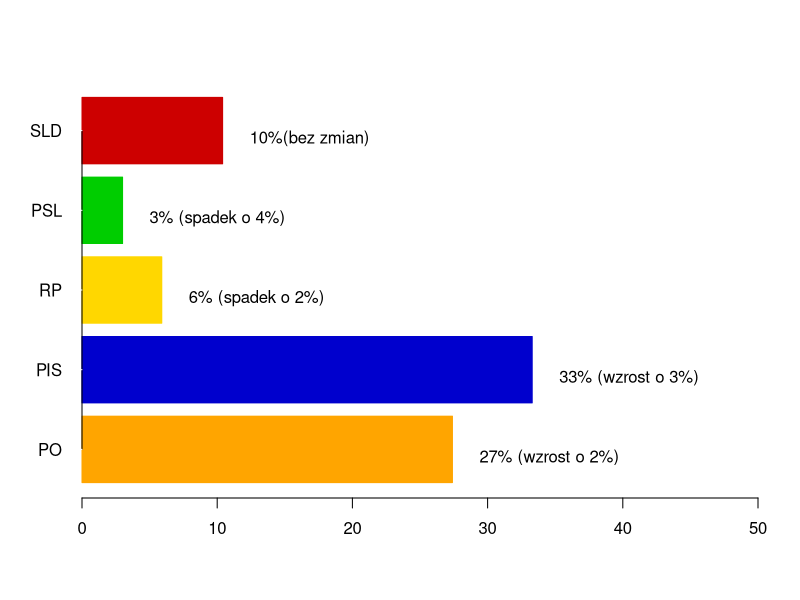
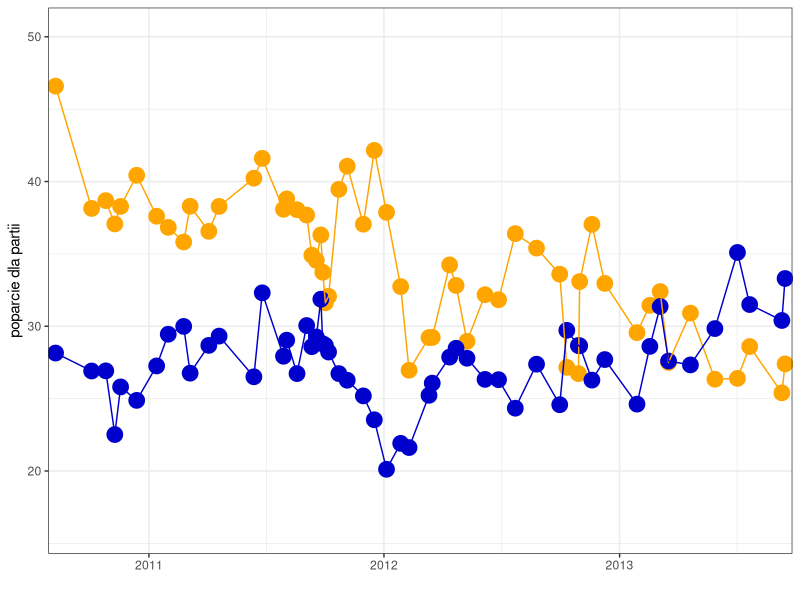
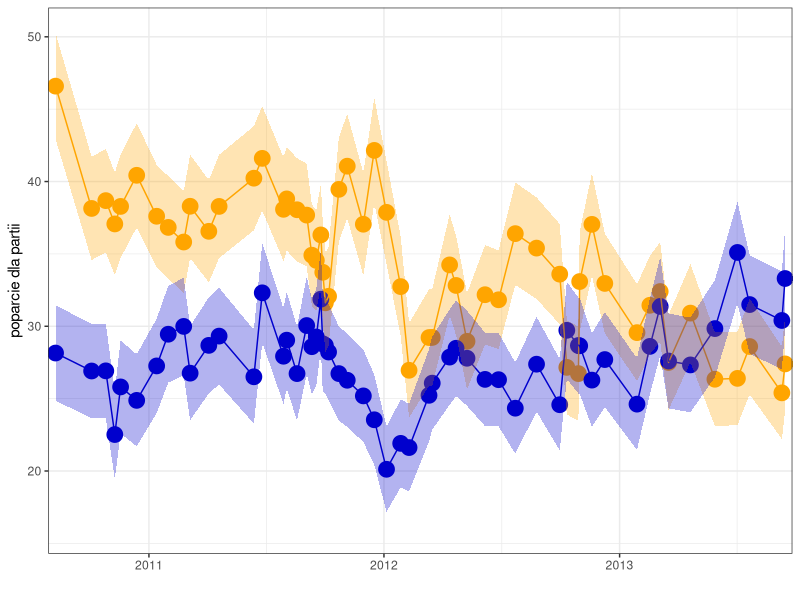
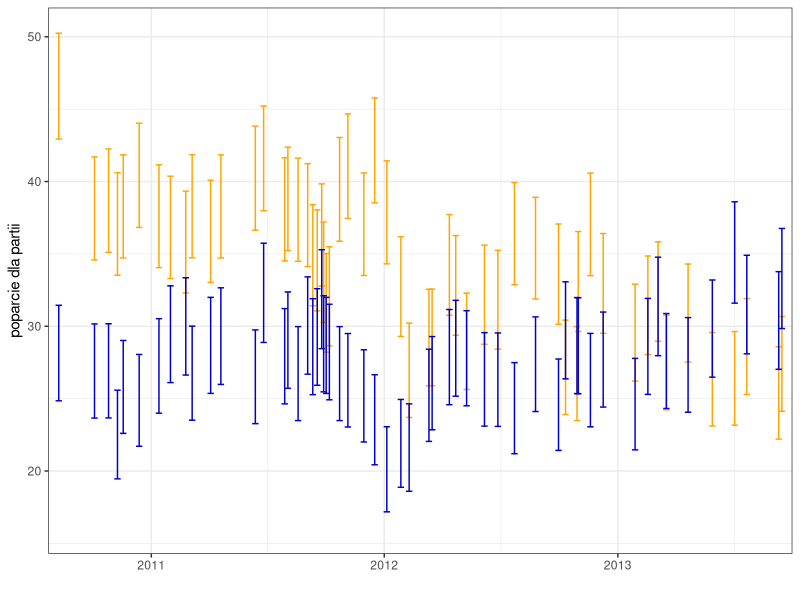
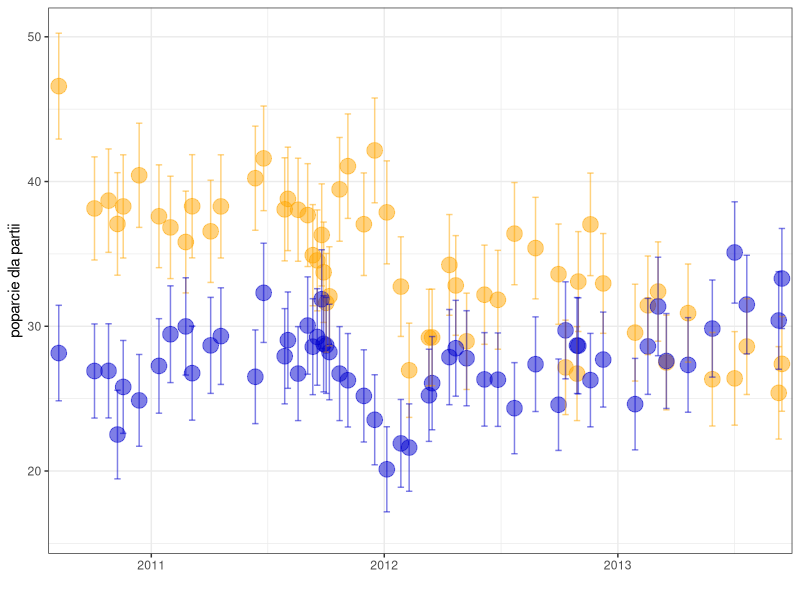
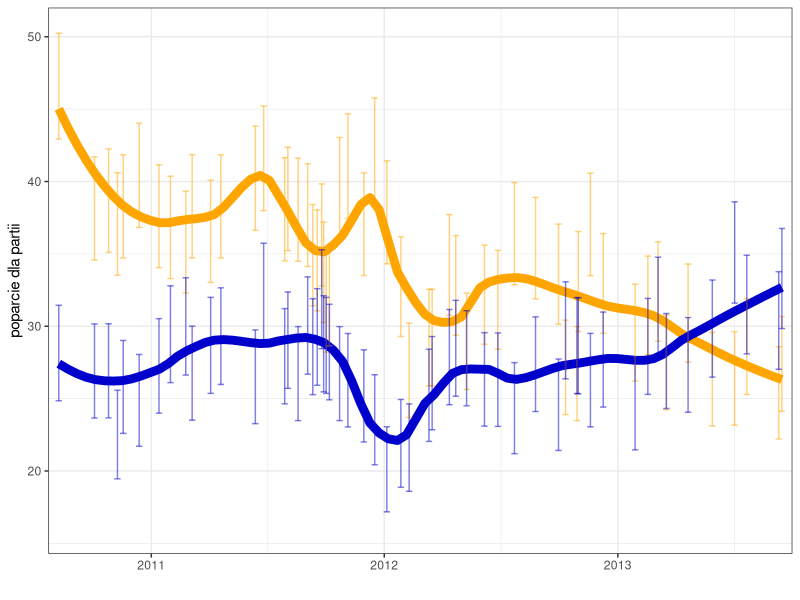
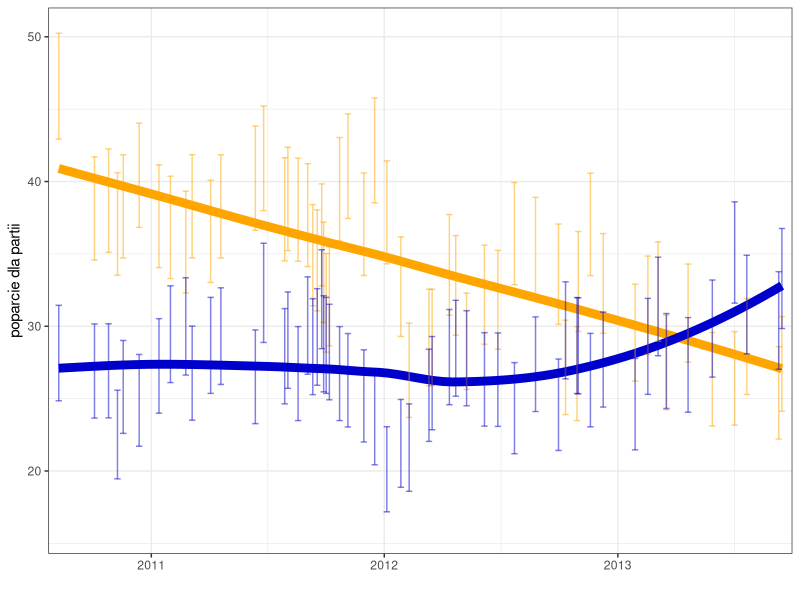
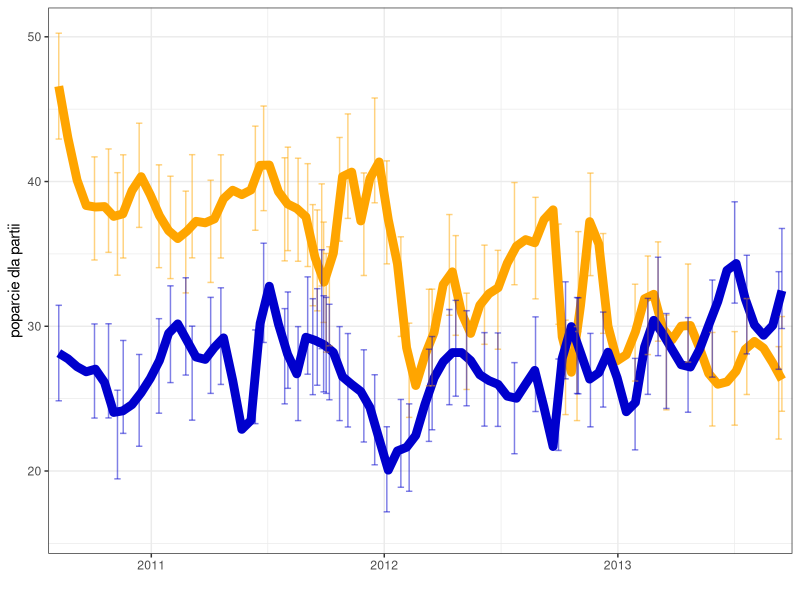

The R script that drew these images, in order:
library(ggplot2)
library(reshape2)

partie  <- c("PO", "PIS", "RP", "PSL","SLD")
kolory <- c("orange", "blue3", "gold", "green3", "red3")
smgkrc <- read.table("smgkrc.txt", sep=";", row.names=1)
colnames(smgkrc) <- partie


pdf("zmiana.pdf",12,5)
delta <- round(smgkrc[1,1:5] - smgkrc[2,1:5])
napis <- paste0(round(smgkrc[1,1:5]),"%", 
    ifelse(abs(delta) < 1, "(bez zmian)",
    paste0(ifelse(delta < 0, " (spadek o ", " (wzrost o "), abs(delta),"%)")))
pp <- barplot(as.vector(as.matrix(smgkrc[1,1:5])), horiz=TRUE, las=1, xlim=c(0,50), col=as.matrix(kolory), border=kolory)
text( as.matrix(smgkrc[1,1:5]) + 2, pp , napis, adj=c(0,1))
axis(2, at=pp, partie, las=1, col.ticks="white")
dev.off()


daty <- as.Date(rownames(smgkrc), "%d/%m/%Y")
smgkrc$daty <- daty

smgkrc2 <- melt(smgkrc[,c(1,2,6)], id.vars=c(3))
smgkrc2$UI90 <- smgkrc2$value + 1.64*sqrt(smgkrc2$value*(100-smgkrc2$value)/500)
smgkrc2$LI90 <- smgkrc2$value - 1.64*sqrt(smgkrc2$value*(100-smgkrc2$value)/500)

pdf("poparcie2lata.pdf", 12, 8)
ggplot(aes(x=daty, y=value, col=variable), data= smgkrc2) + geom_point(size=5) + geom_line()+ theme_bw() + theme(legend.position="none")+ ylab("poparcie dla partii") + xlab("")+scale_color_manual(values=c("orange", "blue3"))+ scale_x_date(expand = 0.01*c(1, 1)) + ylim(16,50.3)+scale_fill_manual(values=c("orange", "blue3"))
dev.off()


pdf("poparcie2lataWstega.pdf", 12, 8)
ggplot(aes(x=daty, y=value, col=variable), data= smgkrc2) + geom_point(size=5) + geom_line()+ theme_bw()  + geom_ribbon(aes(ymin = UI90, ymax=LI90, fill=variable), alpha=I(0.3), col="#ffffff00")+ theme(legend.position="none")+ ylab("poparcie dla partii") + xlab("")+scale_color_manual(values=c("orange", "blue3"))+ scale_x_date(expand = 0.01*c(1, 1)) + ylim(16,50.3)+scale_fill_manual(values=c("orange", "blue3"))
dev.off()


pdf("poparcie2lataSlupki.pdf", 12, 6)
ggplot(aes(x=daty, y=value, col=variable), data= smgkrc2) + theme_bw()  + geom_errorbar(aes(ymin = UI90, ymax=LI90, color=variable), width=10)+ theme(legend.position="none")+ ylab("poparcie dla partii") + xlab("")+scale_color_manual(values=c("orange", "blue3"))+ scale_x_date(expand = 0.01*c(1, 1)) + ylim(16,50.3)
#geom_point(size=5) + 
dev.off()


pdf("poparcie2lataSlupkiBlade.pdf", 12, 8)
ggplot(aes(x=daty, y=value, col=variable), data= smgkrc2) + geom_point(size=5, alpha=0.5) + theme_bw()  + geom_errorbar(aes(ymin = UI90, ymax=LI90, color=variable), alpha=0.5, width=10)+ theme(legend.position="none") + ylab("poparcie dla partii") + xlab("")+scale_color_manual(values=c("orange", "blue3"))+ scale_x_date(expand = 0.01*c(1, 1)) + ylim(16,50.3)
dev.off()


pdf("poparcie2lataSlupkiTrend32.pdf", 12, 8)
ggplot(aes(x=daty, y=value, col=variable), data= smgkrc2) + geom_smooth(se=FALSE, size=3, span=0.32) + theme_bw()  + geom_errorbar(aes(ymin = UI90, ymax=LI90, color=variable), alpha=0.5, width=10)+ theme(legend.position="none") + ylab("poparcie dla partii") + xlab("")+scale_color_manual(values=c("orange", "blue3"))+ scale_x_date(expand = 0.01*c(1, 1)) + ylim(16,50.3)
#geom_point(size=5, alpha=0.5) + 
dev.off()

pdf("poparcie2lataSlupkiTrend100.pdf", 12, 8)
ggplot(aes(x=daty, y=value, col=variable), data= smgkrc2)  + geom_smooth(se=FALSE, size=3, span=1) + theme_bw()  + geom_errorbar(aes(ymin = UI90, ymax=LI90, color=variable), alpha=0.5, width=10)+ theme(legend.position="none") + ylab("poparcie dla partii") + xlab("")+scale_color_manual(values=c("orange", "blue3"))+ scale_x_date(expand = 0.01*c(1, 1)) + ylim(16,50.3)
#+ geom_point(size=5, alpha=0.5)
dev.off()

pdf("poparcie2lataSlupkiTrend1.pdf", 12, 8)
ggplot(aes(x=daty, y=value, col=variable), data= smgkrc2) +geom_smooth(se=FALSE, size=3, span=0.1) + theme_bw()  + geom_errorbar(aes(ymin = UI90, ymax=LI90, color=variable), alpha=0.5, width=10)+ theme(legend.position="none") + ylab("poparcie dla partii") + xlab("")+scale_color_manual(values=c("orange", "blue3"))+ scale_x_date(expand = 0.01*c(1, 1))+ ylim(16,50.3)
# geom_point(size=5, alpha=0.5) + 
dev.off()


sapply(seq(0.1,0.5,0.02), function(x) {
	mod <- loess(value~as.numeric(daty), data = smgkrc2[smgkrc2$variable == "PO",], span=x)
	c(x, mean(mod$fitted <= smgkrc2$UI90[smgkrc2$variable == "PO"] & mod$fitted >= smgkrc2$LI90[smgkrc2$variable == "PO"]))
})*0.5 + 
sapply(seq(0.1,0.5,0.02), function(x) {
	mod <- loess(value~as.numeric(daty), data = smgkrc2[smgkrc2$variable == "PIS",], span=x)
	c(x, mean(mod$fitted <= smgkrc2$UI90[smgkrc2$variable == "PIS"] & mod$fitted >= smgkrc2$LI90[smgkrc2$variable == "PIS"]))
})*0.5




cutoffs <- seq(0.01,.35,0.01)
for (co in cutoffs) {
	ncols <- cbind(smgkrc2$value + qnorm(co)*sqrt(smgkrc2$value*(100-smgkrc2$value)/500),
	      smgkrc2$value - qnorm(co)*sqrt(smgkrc2$value*(100-smgkrc2$value)/500))
	colnames(ncols) = paste0(c("UI", "LI"), 100*co)
	smgkrc2 <- cbind(smgkrc2, ncols)
}


pl <- ggplot(aes(x=daty, y=value, col=variable), data= smgkrc2) +theme_bw()  + ylab("poparcie dla partii") + xlab("")+scale_color_manual(values=c("orange", "blue3"))
for (co in cutoffs) {
 pl <- pl +   
    geom_ribbon(aes_string(ymin = paste0("UI", 100*co), ymax=paste0("LI", 100*co),
    fill="variable"), alpha=I(0.03), col="#ffffff00")
}
pdf("poparcie2lataRozmazane.pdf", 12, 8)
pl+ theme(legend.position="none") + ylab("poparcie dla partii") + xlab("")+scale_fill_manual(values=c("orange", "blue3"))+ scale_x_date(expand = 0.01*c(1, 1)) + ylim(16,50)
dev.off()




smgkrc2 <- melt(smgkrc[1:10,c(1,2,6)], id.vars=c(3))

